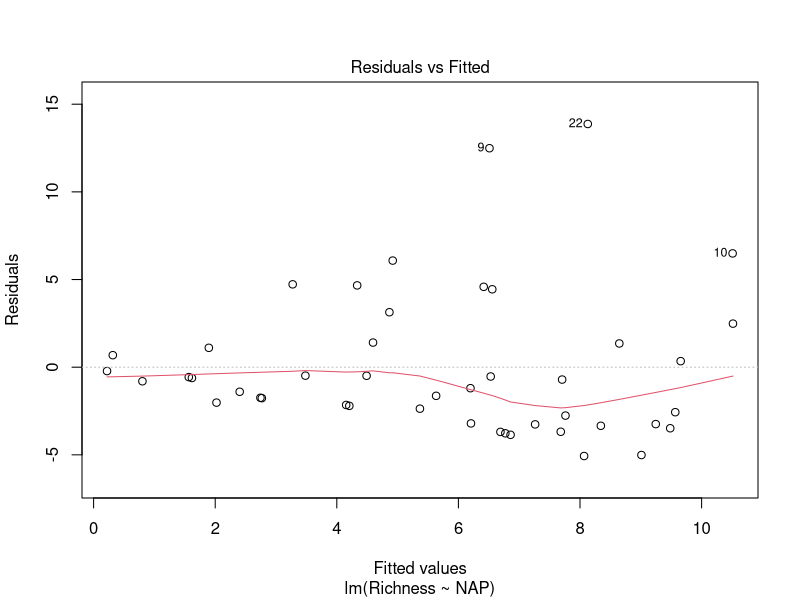
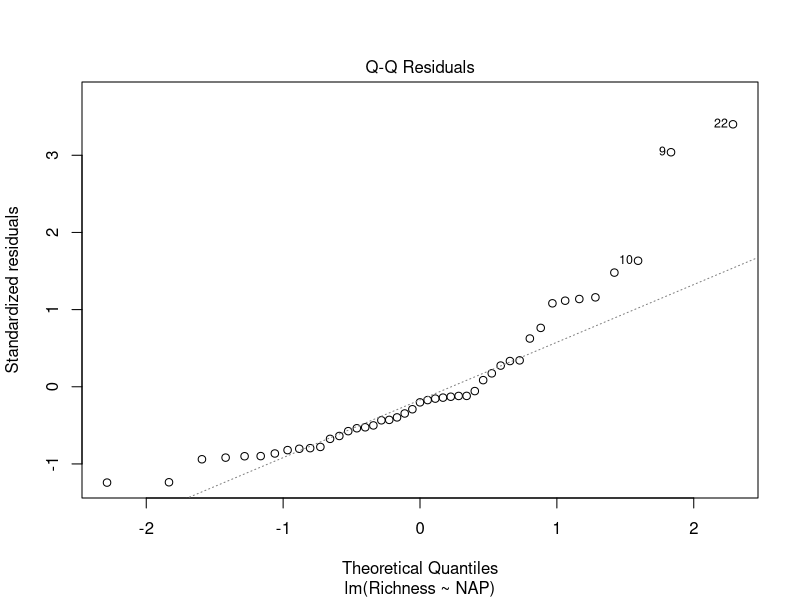
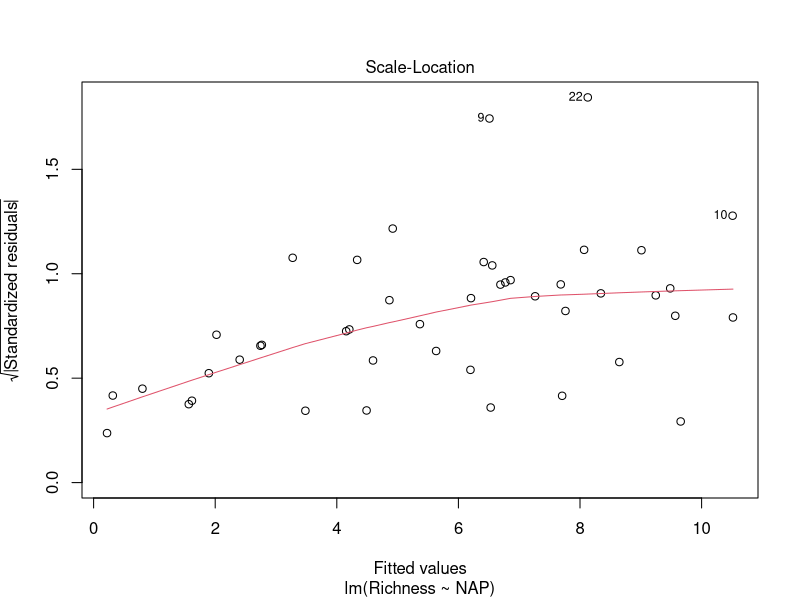
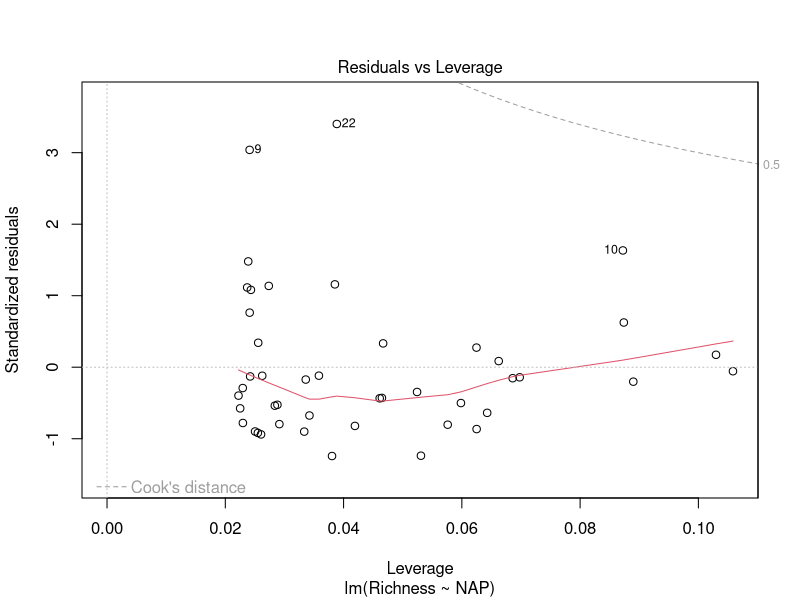
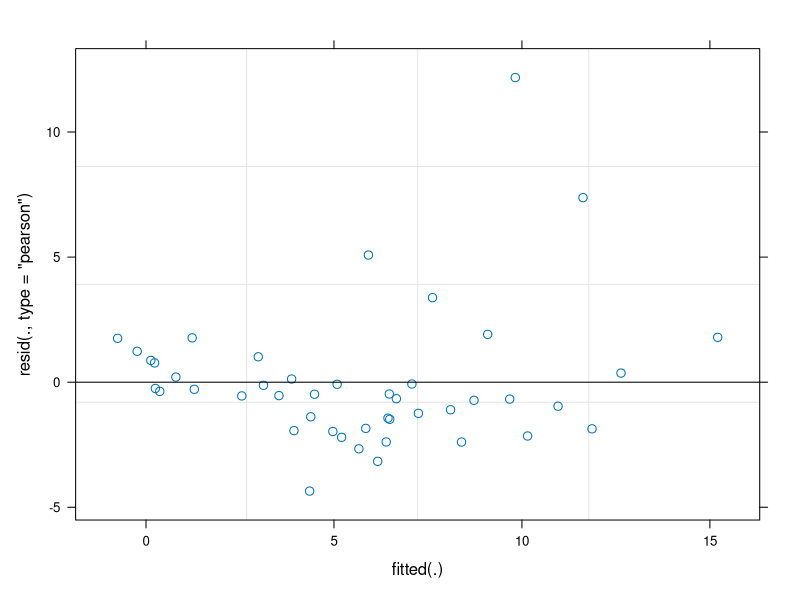
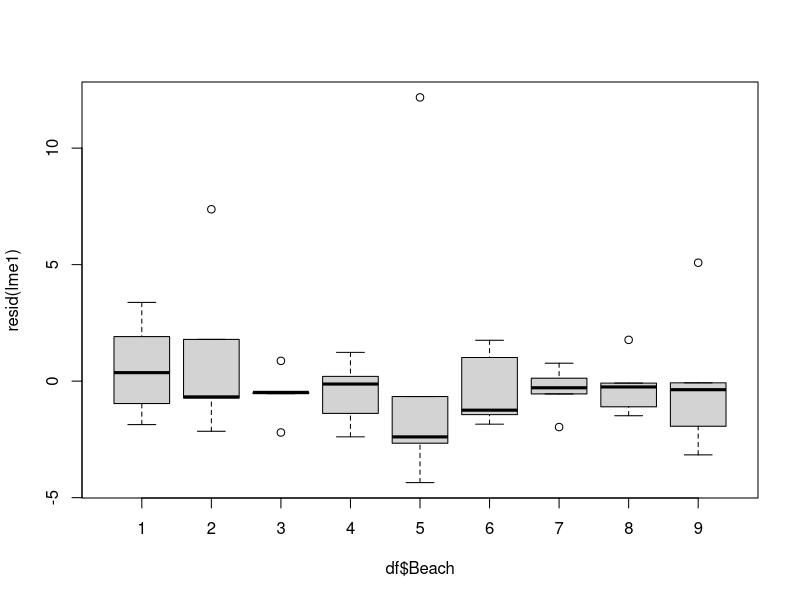
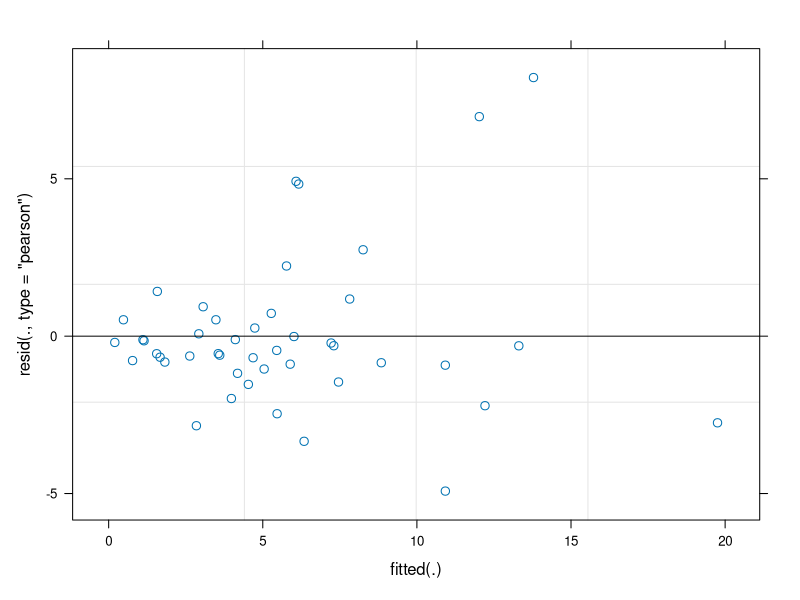
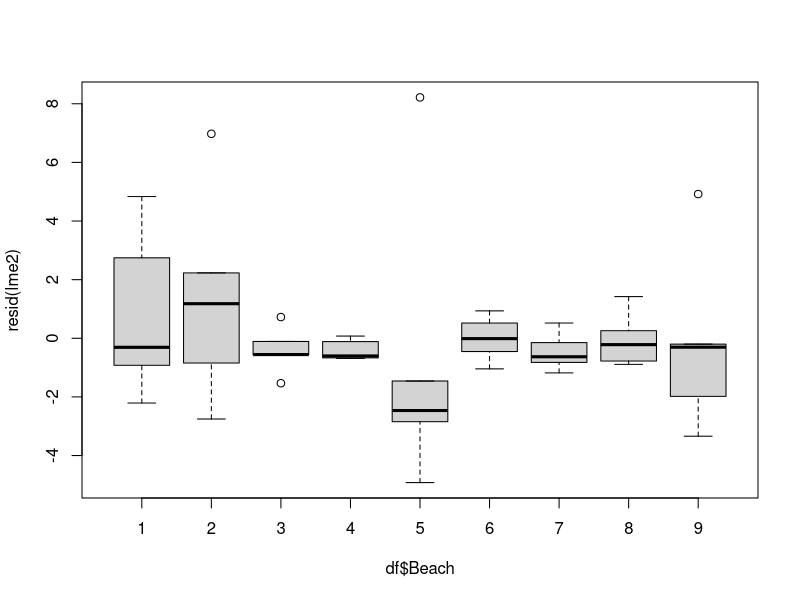

Source code (R) for these figures, in order:
## ---- chunk 1
df <- read.table(file = "Data/RIKZ.txt", header = TRUE, stringsAsFactors = FALSE)
str(df)
ncol(df)
nrow(df)
## ---- chunk 2
lm1 <- lm(Richness ~ NAP, data = df)
summary(lm1)
## ---- chunk 3
plot(lm1)
## ---- chunk 4
library(lme4)
lme1 <- lmer(Richness ~ 1 + NAP + (1 | Beach), data = df)
# par(mfrow = c(1,2))
plot(lme1)

boxplot(resid(lme1) ~ df$Beach)
# par(mfrow = c(1,1))
## ---- chunk 5
lme2 <- lmer(Richness ~ 1 + NAP + (1 + NAP | Beach), data = df)
plot(lme2)
boxplot(resid(lme2) ~ df$Beach)
## ---- chunk 6
summary(lme2)
